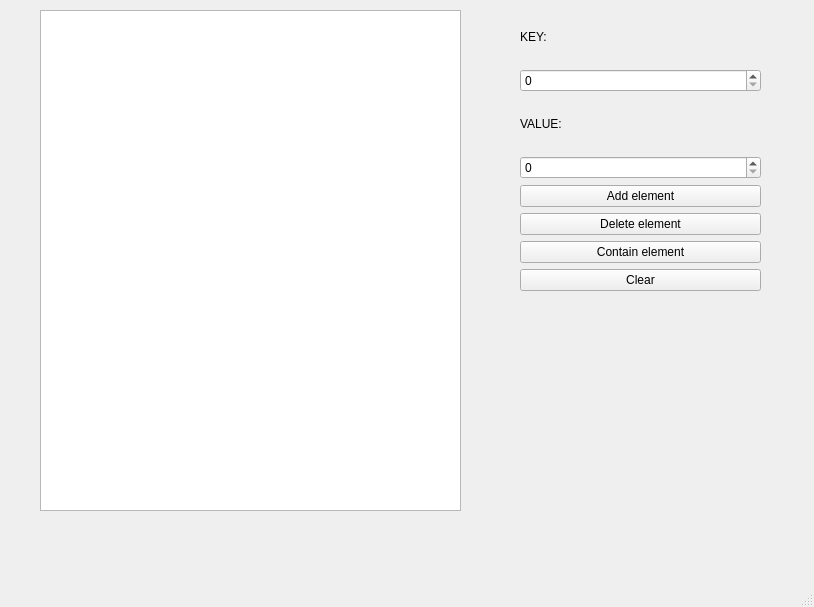
<?xml version="1.0" encoding="UTF-8"?>
<ui version="4.0">
 <class>MainWindow</class>
 <widget class="QMainWindow" name="MainWindow">
  <property name="geometry">
   <rect>
    <x>0</x>
    <y>0</y>
    <width>814</width>
    <height>607</height>
   </rect>
  </property>
  <property name="windowTitle">
   <string>MainWindow</string>
  </property>
  <widget class="QWidget" name="centralwidget">
   <widget class="QTextEdit" name="textEdit">
    <property name="geometry">
     <rect>
      <x>40</x>
      <y>10</y>
      <width>421</width>
      <height>501</height>
     </rect>
    </property>
   </widget>
   <widget class="QWidget" name="verticalLayoutWidget">
    <property name="geometry">
     <rect>
      <x>520</x>
      <y>10</y>
      <width>241</width>
      <height>281</height>
     </rect>
    </property>
    <layout class="QVBoxLayout" name="verticalLayout">
     <item>
      <widget class="QLabel" name="label">
       <property name="text">
        <string>KEY:</string>
       </property>
      </widget>
     </item>
     <item>
      <widget class="QSpinBox" name="spinBox"/>
     </item>
     <item>
      <widget class="QLabel" name="label_2">
       <property name="text">
        <string>VALUE: </string>
       </property>
      </widget>
     </item>
     <item>
      <widget class="QSpinBox" name="spinBox_2"/>
     </item>
     <item>
      <widget class="QPushButton" name="add_btn">
       <property name="text">
        <string>Add element</string>
       </property>
      </widget>
     </item>
     <item>
      <widget class="QPushButton" name="delete_btn">
       <property name="text">
        <string>Delete element</string>
       </property>
      </widget>
     </item>
     <item>
      <widget class="QPushButton" name="contain_btn">
       <property name="text">
        <string>Contain element</string>
       </property>
      </widget>
     </item>
     <item>
      <widget class="QPushButton" name="clear_btn">
       <property name="text">
        <string>Clear</string>
       </property>
      </widget>
     </item>
    </layout>
   </widget>
  </widget>
  <widget class="QMenuBar" name="menubar">
   <property name="geometry">
    <rect>
     <x>0</x>
     <y>0</y>
     <width>814</width>
     <height>22</height>
    </rect>
   </property>
  </widget>
  <widget class="QStatusBar" name="statusbar"/>
 </widget>
 <resources/>
 <connections/>
</ui>
